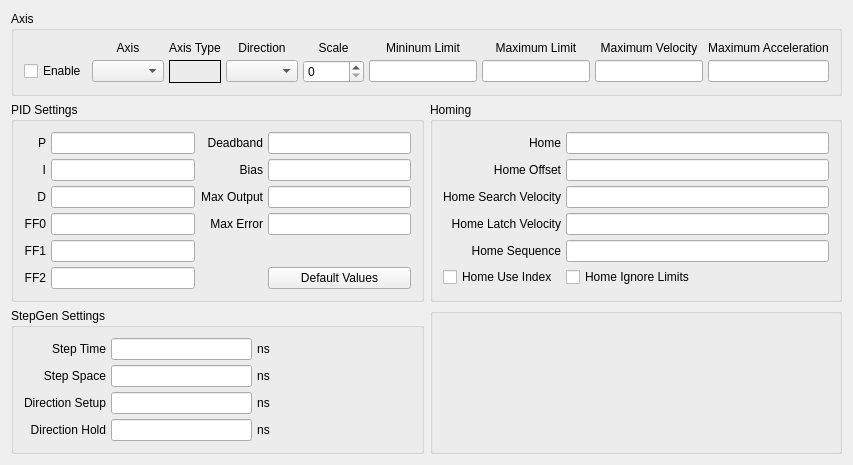
          <widget class="QWidget" name="joint0tab">
           <attribute name="title">
            <string>Joint 0</string>
           </attribute>
           <layout class="QGridLayout" name="gridLayout_2">
            <item row="0" column="0" colspan="2">
             <widget class="QGroupBox" name="jointAxisGroup_0">
              <property name="enabled">
               <bool>true</bool>
              </property>
              <property name="sizePolicy">
               <sizepolicy hsizetype="Preferred" vsizetype="Preferred">
                <horstretch>0</horstretch>
                <verstretch>0</verstretch>
               </sizepolicy>
              </property>
              <property name="title">
               <string>Axis</string>
              </property>
              <layout class="QGridLayout" name="gridLayout_4">
               <property name="leftMargin">
                <number>10</number>
               </property>
               <property name="topMargin">
                <number>10</number>
               </property>
               <property name="rightMargin">
                <number>10</number>
               </property>
               <property name="bottomMargin">
                <number>10</number>
               </property>
               <property name="spacing">
                <number>5</number>
               </property>
               <item row="1" column="1">
                <widget class="QComboBox" name="axisCB_0"/>
               </item>
               <item row="0" column="5">
                <widget class="QLabel" name="label_62">
                 <property name="text">
                  <string>Mininum Limit</string>
                 </property>
                 <property name="alignment">
                  <set>Qt::AlignBottom|Qt::AlignHCenter</set>
                 </property>
                 <property name="wordWrap">
                  <bool>true</bool>
                 </property>
                </widget>
               </item>
               <item row="1" column="0">
                <widget class="QCheckBox" name="stepper_0">
                 <property name="text">
                  <string>Enable</string>
                 </property>
                </widget>
               </item>
               <item row="0" column="1">
                <widget class="QLabel" name="label_43">
                 <property name="text">
                  <string>Axis</string>
                 </property>
                 <property name="alignment">
                  <set>Qt::AlignBottom|Qt::AlignHCenter</set>
                 </property>
                </widget>
               </item>
               <item row="1" column="4">
                <widget class="QSpinBox" name="scale_0">
                 <property name="maximum">
                  <number>25000</number>
                 </property>
                </widget>
               </item>
               <item row="0" column="3">
                <widget class="QLabel" name="label_46">
                 <property name="text">
                  <string>Direction</string>
                 </property>
                 <property name="alignment">
                  <set>Qt::AlignBottom|Qt::AlignHCenter</set>
                 </property>
                </widget>
               </item>
               <item row="1" column="3">
                <widget class="QComboBox" name="stepDir_0"/>
               </item>
               <item row="1" column="5">
                <widget class="QLineEdit" name="minLimit_0">
                 <property name="alignment">
                  <set>Qt::AlignRight|Qt::AlignTrailing|Qt::AlignVCenter</set>
                 </property>
                </widget>
               </item>
               <item row="1" column="6">
                <widget class="QLineEdit" name="maxLimit_0">
                 <property name="alignment">
                  <set>Qt::AlignRight|Qt::AlignTrailing|Qt::AlignVCenter</set>
                 </property>
                </widget>
               </item>
               <item row="0" column="6">
                <widget class="QLabel" name="label_67">
                 <property name="text">
                  <string>Maximum Limit</string>
                 </property>
                 <property name="textFormat">
                  <enum>Qt::AutoText</enum>
                 </property>
                 <property name="alignment">
                  <set>Qt::AlignBottom|Qt::AlignHCenter</set>
                 </property>
                 <property name="wordWrap">
                  <bool>true</bool>
                 </property>
                </widget>
               </item>
               <item row="0" column="7">
                <widget class="QLabel" name="label_72">
                 <property name="text">
                  <string>Maximum Velocity</string>
                 </property>
                 <property name="alignment">
                  <set>Qt::AlignBottom|Qt::AlignHCenter</set>
                 </property>
                 <property name="wordWrap">
                  <bool>true</bool>
                 </property>
                </widget>
               </item>
               <item row="1" column="7">
                <widget class="QLineEdit" name="maxVelocity_0">
                 <property name="alignment">
                  <set>Qt::AlignRight|Qt::AlignTrailing|Qt::AlignVCenter</set>
                 </property>
                </widget>
               </item>
               <item row="0" column="4">
                <widget class="QLabel" name="label_45">
                 <property name="text">
                  <string>Scale</string>
                 </property>
                 <property name="alignment">
                  <set>Qt::AlignBottom|Qt::AlignHCenter</set>
                 </property>
                </widget>
               </item>
               <item row="0" column="8">
                <widget class="QLabel" name="label_73">
                 <property name="text">
                  <string>Maximum Acceleration</string>
                 </property>
                 <property name="alignment">
                  <set>Qt::AlignBottom|Qt::AlignHCenter</set>
                 </property>
                 <property name="wordWrap">
                  <bool>true</bool>
                 </property>
                </widget>
               </item>
               <item row="1" column="8">
                <widget class="QLineEdit" name="maxAccel_0">
                 <property name="alignment">
                  <set>Qt::AlignRight|Qt::AlignTrailing|Qt::AlignVCenter</set>
                 </property>
                </widget>
               </item>
               <item row="0" column="2">
                <widget class="QLabel" name="label_4">
                 <property name="text">
                  <string>Axis Type</string>
                 </property>
                </widget>
               </item>
               <item row="1" column="2">
                <widget class="QLabel" name="axisType_0">
                 <property name="frameShape">
                  <enum>QFrame::Box</enum>
                 </property>
                 <property name="text">
                  <string/>
                 </property>
                </widget>
               </item>
              </layout>
             </widget>
            </item>
            <item row="1" column="0">
             <widget class="QGroupBox" name="groupBox_2">
              <property name="title">
               <string>PID Settings</string>
              </property>
              <layout class="QGridLayout" name="gridLayout">
               <property name="leftMargin">
                <number>10</number>
               </property>
               <property name="topMargin">
                <number>10</number>
               </property>
               <property name="rightMargin">
                <number>10</number>
               </property>
               <property name="bottomMargin">
                <number>10</number>
               </property>
               <property name="spacing">
                <number>5</number>
               </property>
               <item row="0" column="0">
                <widget class="QLabel" name="label_215">
                 <property name="text">
                  <string>P</string>
                 </property>
                 <property name="alignment">
                  <set>Qt::AlignRight|Qt::AlignTrailing|Qt::AlignVCenter</set>
                 </property>
                </widget>
               </item>
               <item row="0" column="1">
                <widget class="QLineEdit" name="p_0">
                 <property name="text">
                  <string/>
                 </property>
                 <property name="alignment">
                  <set>Qt::AlignRight|Qt::AlignTrailing|Qt::AlignVCenter</set>
                 </property>
                </widget>
               </item>
               <item row="0" column="2">
                <widget class="QLabel" name="label_214">
                 <property name="text">
                  <string>Deadband</string>
                 </property>
                 <property name="alignment">
                  <set>Qt::AlignRight|Qt::AlignTrailing|Qt::AlignVCenter</set>
                 </property>
                </widget>
               </item>
               <item row="0" column="3">
                <widget class="QLineEdit" name="deadband_0">
                 <property name="text">
                  <string/>
                 </property>
                 <property name="alignment">
                  <set>Qt::AlignRight|Qt::AlignTrailing|Qt::AlignVCenter</set>
                 </property>
                </widget>
               </item>
               <item row="1" column="0">
                <widget class="QLabel" name="label_216">
                 <property name="text">
                  <string>I</string>
                 </property>
                 <property name="alignment">
                  <set>Qt::AlignRight|Qt::AlignTrailing|Qt::AlignVCenter</set>
                 </property>
                </widget>
               </item>
               <item row="1" column="1">
                <widget class="QLineEdit" name="i_0">
                 <property name="text">
                  <string/>
                 </property>
                 <property name="alignment">
                  <set>Qt::AlignRight|Qt::AlignTrailing|Qt::AlignVCenter</set>
                 </property>
                </widget>
               </item>
               <item row="1" column="2">
                <widget class="QLabel" name="label_221">
                 <property name="text">
                  <string>Bias</string>
                 </property>
                 <property name="alignment">
                  <set>Qt::AlignRight|Qt::AlignTrailing|Qt::AlignVCenter</set>
                 </property>
                </widget>
               </item>
               <item row="1" column="3">
                <widget class="QLineEdit" name="bias_0">
                 <property name="text">
                  <string/>
                 </property>
                 <property name="alignment">
                  <set>Qt::AlignRight|Qt::AlignTrailing|Qt::AlignVCenter</set>
                 </property>
                </widget>
               </item>
               <item row="2" column="0">
                <widget class="QLabel" name="label_217">
                 <property name="text">
                  <string>D</string>
                 </property>
                 <property name="alignment">
                  <set>Qt::AlignRight|Qt::AlignTrailing|Qt::AlignVCenter</set>
                 </property>
                </widget>
               </item>
               <item row="2" column="1">
                <widget class="QLineEdit" name="d_0">
                 <property name="text">
                  <string/>
                 </property>
                 <property name="alignment">
                  <set>Qt::AlignRight|Qt::AlignTrailing|Qt::AlignVCenter</set>
                 </property>
                </widget>
               </item>
               <item row="2" column="2">
                <widget class="QLabel" name="label_222">
                 <property name="text">
                  <string>Max Output</string>
                 </property>
                 <property name="alignment">
                  <set>Qt::AlignRight|Qt::AlignTrailing|Qt::AlignVCenter</set>
                 </property>
                </widget>
               </item>
               <item row="2" column="3">
                <widget class="QLineEdit" name="maxOutput_0">
                 <property name="text">
                  <string/>
                 </property>
                 <property name="alignment">
                  <set>Qt::AlignRight|Qt::AlignTrailing|Qt::AlignVCenter</set>
                 </property>
                </widget>
               </item>
               <item row="3" column="0">
                <widget class="QLabel" name="label_218">
                 <property name="text">
                  <string>FF0</string>
                 </property>
                 <property name="alignment">
                  <set>Qt::AlignRight|Qt::AlignTrailing|Qt::AlignVCenter</set>
                 </property>
                </widget>
               </item>
               <item row="3" column="1">
                <widget class="QLineEdit" name="ff0_0">
                 <property name="text">
                  <string/>
                 </property>
                 <property name="alignment">
                  <set>Qt::AlignRight|Qt::AlignTrailing|Qt::AlignVCenter</set>
                 </property>
                </widget>
               </item>
               <item row="3" column="2">
                <widget class="QLabel" name="label_223">
                 <property name="text">
                  <string>Max Error</string>
                 </property>
                 <property name="alignment">
                  <set>Qt::AlignRight|Qt::AlignTrailing|Qt::AlignVCenter</set>
                 </property>
                </widget>
               </item>
               <item row="3" column="3">
                <widget class="QLineEdit" name="maxError_0">
                 <property name="text">
                  <string/>
                 </property>
                 <property name="alignment">
                  <set>Qt::AlignRight|Qt::AlignTrailing|Qt::AlignVCenter</set>
                 </property>
                </widget>
               </item>
               <item row="4" column="0">
                <widget class="QLabel" name="label_219">
                 <property name="text">
                  <string>FF1</string>
                 </property>
                 <property name="alignment">
                  <set>Qt::AlignRight|Qt::AlignTrailing|Qt::AlignVCenter</set>
                 </property>
                </widget>
               </item>
               <item row="4" column="1">
                <widget class="QLineEdit" name="ff1_0">
                 <property name="text">
                  <string/>
                 </property>
                 <property name="alignment">
                  <set>Qt::AlignRight|Qt::AlignTrailing|Qt::AlignVCenter</set>
                 </property>
                </widget>
               </item>
               <item row="5" column="0">
                <widget class="QLabel" name="label_220">
                 <property name="text">
                  <string>FF2</string>
                 </property>
                 <property name="alignment">
                  <set>Qt::AlignRight|Qt::AlignTrailing|Qt::AlignVCenter</set>
                 </property>
                </widget>
               </item>
               <item row="5" column="1">
                <widget class="QLineEdit" name="ff2_0">
                 <property name="text">
                  <string/>
                 </property>
                 <property name="alignment">
                  <set>Qt::AlignRight|Qt::AlignTrailing|Qt::AlignVCenter</set>
                 </property>
                </widget>
               </item>
               <item row="5" column="3">
                <widget class="QPushButton" name="pidDefault_0">
                 <property name="text">
                  <string>Default Values</string>
                 </property>
                </widget>
               </item>
              </layout>
             </widget>
            </item>
            <item row="1" column="1">
             <widget class="QGroupBox" name="groupBox_3">
              <property name="title">
               <string>Homing</string>
              </property>
              <layout class="QGridLayout" name="gridLayout_3">
               <property name="leftMargin">
                <number>10</number>
               </property>
               <property name="topMargin">
                <number>10</number>
               </property>
               <property name="rightMargin">
                <number>10</number>
               </property>
               <property name="bottomMargin">
                <number>10</number>
               </property>
               <property name="spacing">
                <number>5</number>
               </property>
               <item row="0" column="0">
                <widget class="QLabel" name="label_82">
                 <property name="text">
                  <string>Home</string>
                 </property>
                 <property name="alignment">
                  <set>Qt::AlignRight|Qt::AlignTrailing|Qt::AlignVCenter</set>
                 </property>
                </widget>
               </item>
               <item row="0" column="1">
                <widget class="QLineEdit" name="home_0">
                 <property name="alignment">
                  <set>Qt::AlignRight|Qt::AlignTrailing|Qt::AlignVCenter</set>
                 </property>
                </widget>
               </item>
               <item row="1" column="0">
                <widget class="QLabel" name="label_83">
                 <property name="text">
                  <string>Home Offset</string>
                 </property>
                 <property name="alignment">
                  <set>Qt::AlignRight|Qt::AlignTrailing|Qt::AlignVCenter</set>
                 </property>
                </widget>
               </item>
               <item row="1" column="1">
                <widget class="QLineEdit" name="homeOffset_0">
                 <property name="alignment">
                  <set>Qt::AlignRight|Qt::AlignTrailing|Qt::AlignVCenter</set>
                 </property>
                </widget>
               </item>
               <item row="2" column="0">
                <widget class="QLabel" name="label_84">
                 <property name="text">
                  <string>Home Search Velocity</string>
                 </property>
                 <property name="alignment">
                  <set>Qt::AlignRight|Qt::AlignTrailing|Qt::AlignVCenter</set>
                 </property>
                </widget>
               </item>
               <item row="2" column="1">
                <widget class="QLineEdit" name="homeSearchVel_0">
                 <property name="alignment">
                  <set>Qt::AlignRight|Qt::AlignTrailing|Qt::AlignVCenter</set>
                 </property>
                </widget>
               </item>
               <item row="3" column="0">
                <widget class="QLabel" name="label_85">
                 <property name="text">
                  <string>Home Latch Velocity</string>
                 </property>
                 <property name="alignment">
                  <set>Qt::AlignRight|Qt::AlignTrailing|Qt::AlignVCenter</set>
                 </property>
                </widget>
               </item>
               <item row="3" column="1">
                <widget class="QLineEdit" name="homeLatchVel_0">
                 <property name="alignment">
                  <set>Qt::AlignRight|Qt::AlignTrailing|Qt::AlignVCenter</set>
                 </property>
                </widget>
               </item>
               <item row="5" column="0">
                <widget class="QCheckBox" name="homeUseIndex_0">
                 <property name="text">
                  <string>Home Use Index</string>
                 </property>
                </widget>
               </item>
               <item row="5" column="1">
                <widget class="QCheckBox" name="homeIgnoreLimits_0">
                 <property name="text">
                  <string>Home Ignore Limits</string>
                 </property>
                </widget>
               </item>
               <item row="4" column="0">
                <widget class="QLabel" name="label_38">
                 <property name="text">
                  <string>Home Sequence</string>
                 </property>
                 <property name="alignment">
                  <set>Qt::AlignRight|Qt::AlignTrailing|Qt::AlignVCenter</set>
                 </property>
                </widget>
               </item>
               <item row="4" column="1">
                <widget class="QLineEdit" name="homeSequence_0">
                 <property name="toolTip">
                  <string>&lt;html&gt;&lt;head/&gt;&lt;body&gt;&lt;p&gt;Home sequences start at 0 and do not skip a number.&lt;/p&gt;&lt;p&gt;Multiple joint axis use a negative number.&lt;/p&gt;&lt;p&gt;Leave blank to home the joint manually.&lt;/p&gt;&lt;/body&gt;&lt;/html&gt;</string>
                 </property>
                </widget>
               </item>
              </layout>
             </widget>
            </item>
            <item row="2" column="0">
             <widget class="QGroupBox" name="groupBox_4">
              <property name="title">
               <string>StepGen Settings</string>
              </property>
              <layout class="QGridLayout" name="gridLayout_5">
               <property name="leftMargin">
                <number>10</number>
               </property>
               <property name="topMargin">
                <number>10</number>
               </property>
               <property name="rightMargin">
                <number>10</number>
               </property>
               <property name="bottomMargin">
                <number>10</number>
               </property>
               <property name="spacing">
                <number>5</number>
               </property>
               <item row="0" column="0">
                <widget class="QLabel" name="label_44">
                 <property name="text">
                  <string>Step Time</string>
                 </property>
                 <property name="alignment">
                  <set>Qt::AlignRight|Qt::AlignTrailing|Qt::AlignVCenter</set>
                 </property>
                </widget>
               </item>
               <item row="0" column="1">
                <widget class="QLineEdit" name="stepTime_0">
                 <property name="inputMask">
                  <string/>
                 </property>
                 <property name="text">
                  <string/>
                 </property>
                 <property name="alignment">
                  <set>Qt::AlignRight|Qt::AlignTrailing|Qt::AlignVCenter</set>
                 </property>
                </widget>
               </item>
               <item row="0" column="2">
                <widget class="QLabel" name="label_110">
                 <property name="text">
                  <string>ns</string>
                 </property>
                 <property name="alignment">
                  <set>Qt::AlignCenter</set>
                 </property>
                </widget>
               </item>
               <item row="1" column="0">
                <widget class="QLabel" name="label_47">
                 <property name="text">
                  <string>Step Space</string>
                 </property>
                 <property name="alignment">
                  <set>Qt::AlignRight|Qt::AlignTrailing|Qt::AlignVCenter</set>
                 </property>
                </widget>
               </item>
               <item row="1" column="1">
                <widget class="QLineEdit" name="stepSpace_0">
                 <property name="text">
                  <string/>
                 </property>
                 <property name="alignment">
                  <set>Qt::AlignRight|Qt::AlignTrailing|Qt::AlignVCenter</set>
                 </property>
                </widget>
               </item>
               <item row="1" column="2">
                <widget class="QLabel" name="label_102">
                 <property name="text">
                  <string>ns</string>
                 </property>
                 <property name="alignment">
                  <set>Qt::AlignCenter</set>
                 </property>
                </widget>
               </item>
               <item row="2" column="0">
                <widget class="QLabel" name="label_48">
                 <property name="text">
                  <string>Direction Setup</string>
                 </property>
                 <property name="alignment">
                  <set>Qt::AlignRight|Qt::AlignTrailing|Qt::AlignVCenter</set>
                 </property>
                </widget>
               </item>
               <item row="2" column="1">
                <widget class="QLineEdit" name="dirSetup_0">
                 <property name="text">
                  <string/>
                 </property>
                 <property name="alignment">
                  <set>Qt::AlignRight|Qt::AlignTrailing|Qt::AlignVCenter</set>
                 </property>
                </widget>
               </item>
               <item row="2" column="2">
                <widget class="QLabel" name="label_108">
                 <property name="text">
                  <string>ns</string>
                 </property>
                 <property name="alignment">
                  <set>Qt::AlignCenter</set>
                 </property>
                </widget>
               </item>
               <item row="3" column="0">
                <widget class="QLabel" name="label_49">
                 <property name="text">
                  <string>Direction Hold</string>
                 </property>
                 <property name="alignment">
                  <set>Qt::AlignRight|Qt::AlignTrailing|Qt::AlignVCenter</set>
                 </property>
                </widget>
               </item>
               <item row="3" column="1">
                <widget class="QLineEdit" name="dirHold_0">
                 <property name="text">
                  <string/>
                 </property>
                 <property name="alignment">
                  <set>Qt::AlignRight|Qt::AlignTrailing|Qt::AlignVCenter</set>
                 </property>
                </widget>
               </item>
               <item row="3" column="2">
                <widget class="QLabel" name="label_109">
                 <property name="text">
                  <string>ns</string>
                 </property>
                 <property name="alignment">
                  <set>Qt::AlignCenter</set>
                 </property>
                </widget>
               </item>
               <item row="0" column="3">
                <spacer name="horizontalSpacer">
                 <property name="orientation">
                  <enum>Qt::Horizontal</enum>
                 </property>
                 <property name="sizeHint" stdset="0">
                  <size>
                   <width>40</width>
                   <height>20</height>
                  </size>
                 </property>
                </spacer>
               </item>
               <item row="1" column="3">
                <spacer name="horizontalSpacer_2">
                 <property name="orientation">
                  <enum>Qt::Horizontal</enum>
                 </property>
                 <property name="sizeHint" stdset="0">
                  <size>
                   <width>40</width>
                   <height>20</height>
                  </size>
                 </property>
                </spacer>
               </item>
               <item row="2" column="3">
                <spacer name="horizontalSpacer_3">
                 <property name="orientation">
                  <enum>Qt::Horizontal</enum>
                 </property>
                 <property name="sizeHint" stdset="0">
                  <size>
                   <width>40</width>
                   <height>20</height>
                  </size>
                 </property>
                </spacer>
               </item>
               <item row="3" column="3">
                <spacer name="horizontalSpacer_4">
                 <property name="orientation">
                  <enum>Qt::Horizontal</enum>
                 </property>
                 <property name="sizeHint" stdset="0">
                  <size>
                   <width>40</width>
                   <height>20</height>
                  </size>
                 </property>
                </spacer>
               </item>
              </layout>
             </widget>
            </item>
            <item row="2" column="1">
             <widget class="QGroupBox" name="gridGroupBox">
              <layout class="QGridLayout" name="gridLayout_27"/>
             </widget>
            </item>
           </layout>
          </widget>
